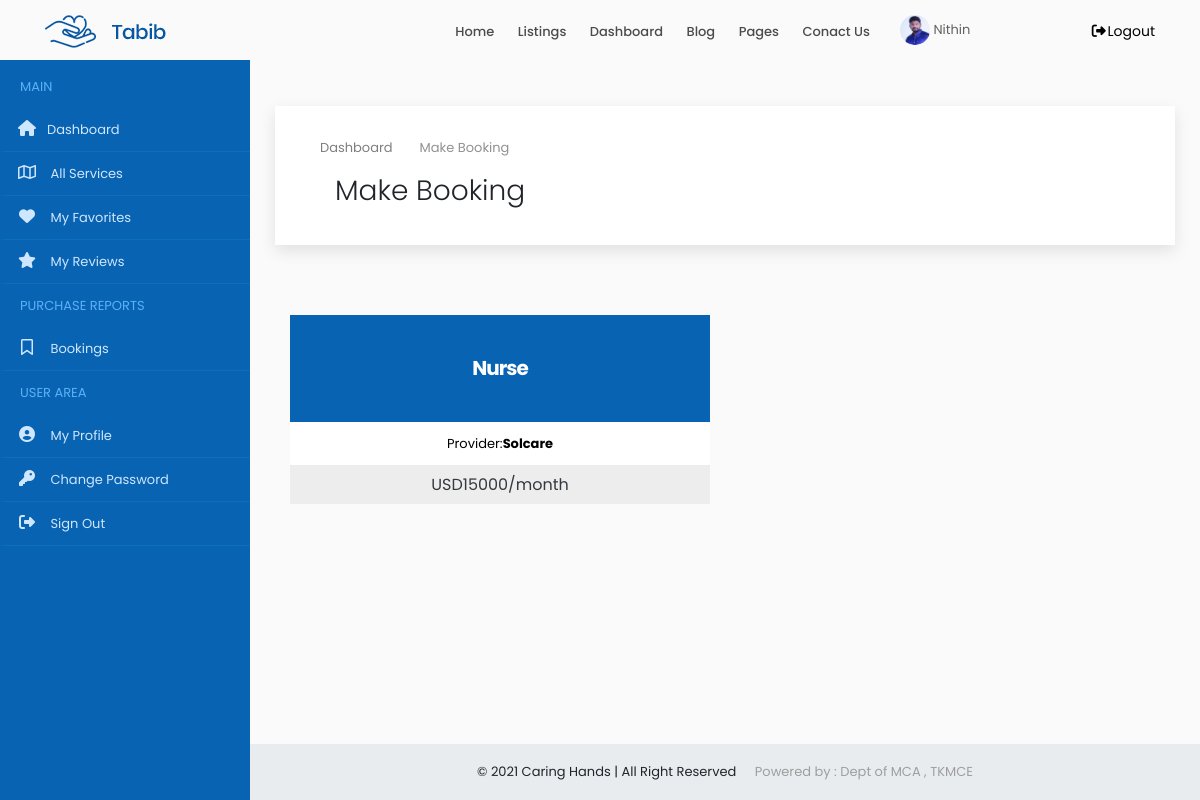
/user/service/booking/3/ (signed in), run on an earlier commit of the app's database.
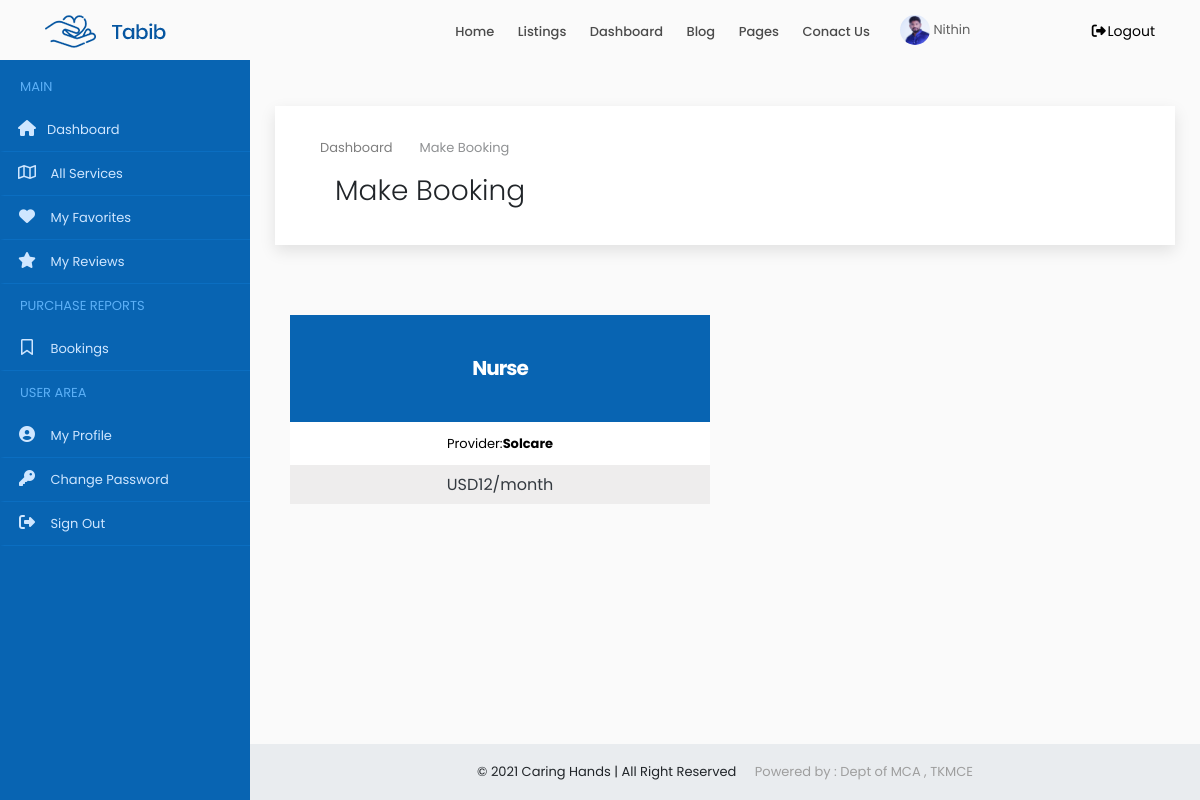
And on a later commit of the database.
### accounts/models.py (models this page shows, shortened)
class ProviderService(models.Model):
    user = models.ForeignKey(Users,on_delete=models.CASCADE,null=True, blank=True)
    service = models.ForeignKey(Service, on_delete=models.CASCADE,null=True, blank=True)
    count = models.IntegerField(null=True, blank=True)
    cost = models.IntegerField()

class Service(models.Model):
    category = models.CharField(max_length=250)
    providers = models.IntegerField(null=True, blank=True)
    users = models.IntegerField(null=True, blank=True)

class Users(models.Model):
    user = models.ForeignKey(User,on_delete=models.CASCADE)
    name = models.CharField(max_length=150)
    email = models.EmailField(max_length=200,null=True, blank=True)
    organization = models.CharField(max_length=250,null=True, blank=True)
    mob = models.CharField(max_length=12)
    sex = models.CharField(max_length=10,choices=gender,default='Male')
    house = models.CharField(max_length=100,null=True, blank=True)
    street1 =models.CharField(max_length=100,null=True, blank=True)
    street2 =models.CharField(max_length=100,null=True, blank=True)
    city = models.CharField(max_length=100,null=True, blank=True)
    district = models.CharField(max_length=100,null=True, blank=True)
    state = models.CharField(max_length=100,null=True,choices=states, blank=True)
    pin = models.CharField(max_length=100,null=True,blank=True)
    age = models.IntegerField(null=True, blank=True)
    type = models.CharField(max_length=20,choices=user_type)
    approval = models.CharField(max_length=20,choices=approval_choices,default='Pending')
    document = models.FileField(upload_to='documents',null=True, blank=True)
    profile_picture = models.FileField(upload_to='dp',default='assets/img/user3.png')

### accounts/views.py (the view)
# urls.py: path('user/service/booking/<id>/',MakeServiceBooking.as_view(), name='make_service_booking'),
class MakeServiceBooking(View):
    def get(self, request,id):
        x = UserCheck(request)
        if x == True:
            user = request.user
            account = Users.objects.get(user=user)
            service = ProviderService.objects.get(id=id)
            context = {'account': account,'service': service}
            return render(request,'user/make_booking.html',context)
        else:
            return redirect('home')

### accounts/functions.py (called while the page is built)
def UserCheck(request):
    user = request.user
    if user.is_authenticated:
        try:
            u = Users.objects.get(user=user)
            if u.type == 'public':
                return (True)
            else:
                return (False)
        except:
            return (False)
    else:
        return (False)

### accounts/templates/user/make_booking.html (shortened to what this page needs)
{% extends 'common/dashboard_main.html' %}
{% load static %}
{% block content %}
{% include 'common/header.html' %}
{% include 'user/sidenav.html' %}
<div class="content-wrapper">
<div class="container-fluid overflow-hidden">
    <div class="row margin-tb-90px margin-lr-10px sm-mrl-0px">
        <div id="page-title" class="padding-30px background-white full-width box-shadow">
            <div class="container">
                <ol class="breadcrumb opacity-5">
                    <li><a href="{% url 'home' %}">Dashboard</a></li>
                    <li class="active">Make Booking</li>
                </ol>
                <div class="container-fluid">
                    <div class="row">
                        <div class="col-6">
                            <h1 class="font-weight-300">Make Booking</h1>
                        </div>
                        <div class="col-6">
                        </div>
                    </div>
                </div>
            </div>
        </div>
        <div class="container-fluid">
            <div class="row" style="margin-top:40px">
                <div class="col-lg-6 col-md-6  col-12 sm-mb-40px wow fadeInUp" data-wow-delay="0.2s" style="visibility: visible; animation-delay: 0.2s; animation-name: fadeInUp;margin-top: 30px;">
                    <a href="#" data-toggle="modal" data-target="#addservice_{{i.id}}">
                        <div class="pricing hover-effect">
                            <div class="pricing-head text-center">
                                <h3 class="font-weight-700 padding-40px background-main-color margin-0px text-white">
                                    <span class=" z-index-2 position-relative d-block">{{service.service.category|title}}
                                    </span>
                                </h3>
                            </div>
                            <ul class="pricing-content text-center list-unstyled background-white">
                                <li>Provider:<strong>{{service.user.organization}}</strong></li>
                            </ul>
                            <div class="pricing-footer">
                                <a href="" class="btn btn-block background-grey-1 text-dark rounded-0">USD{{service.cost}}/month</a>
                            </div>
                        </div>
                    </a>
                </div>
                <div class="col-lg-6 col-md-6 col-12">
                </div>
            </div>
        </div>
    </div>
</div>
{% include 'common/small_footer.html' %}
</div>
{% endblock %}

What changed in the data, as far as the page shows it:
changed ProviderService "Nurse": cost "15000" → "12"
